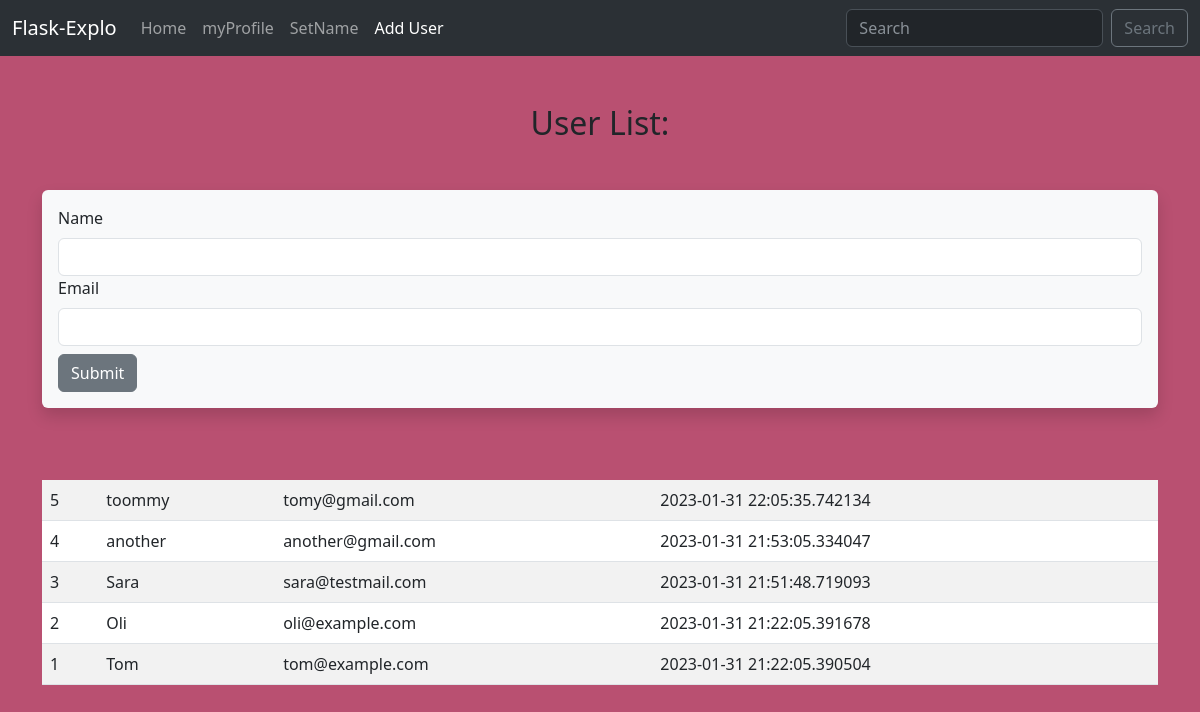
The page /user/add on the database as committed earlier.
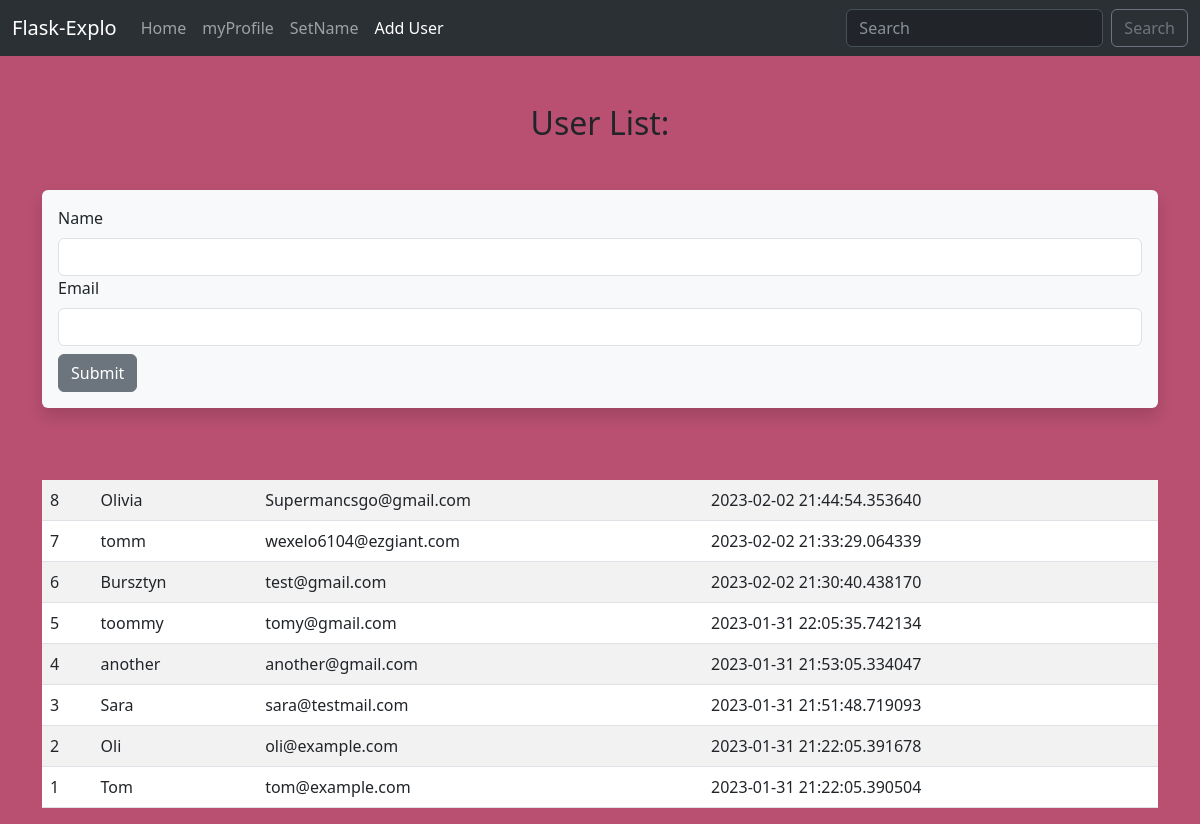
The same page on the database as committed later.
### app.py (models this page shows, shortened)
class User(db.Model):
    __tablename__ = "users"
    id = db.Column(db.Integer, primary_key=True)
    name = db.Column(db.String(50), nullable=False)
    email = db.Column(db.String(50), nullable=False, unique=True)
    date_added = db.Column(db.DateTime, default=datetime.utcnow)

### app.py (the view, shortened to what this page needs)
@app.route("/user/add", methods=["GET", "POST"])
def add_user():
    name = None
    form = UserForm()
    our_users = User.query.order_by(desc(User.date_added))
    return render_template("add_user.html", form=form, name=name, our_users=our_users)

### app.py
class UserForm(FlaskForm):
    name = StringField("Name", validators=[DataRequired()])
    email = StringField("Email", validators=[DataRequired()])
    submit = SubmitField("Submit")

### templates/add_user.html (shortened to what this page needs)
{% extends "base.html" %}
{% block content %}
    {% if name %}
        <h2 class="mt-5 text-center">Hello {{ name|capitalize }}</h2>
        <h3>User Added!</h3>
        <br>
        <table class="table table-hover table-bordered table-striped">
            {% for our_user in our_users %}
            <tr>
                <td>{{ our_user.id }} - {{ our_user.name }} - {{ our_user.email }}</td>
            </tr>
            {% endfor %}
        </table>
    {% else %}
        <h2 class="mb-5 mt-5 text-center">User List:</h2>
        <div class="shadow p-3 mb-5 bg-body-tertiary rounded">
            <form action="" method="POST">
                {{ form.name.label(class="form-label") }}
                {{ form.name(class="form-control") }}
                {{ form.email.label(class="form-label") }}
                {{ form.email(class="form-control") }}
                {{ form.submit(class="btn btn-secondary mt-2") }}
            </form>
        </div>
        <br>
        <table class="table table-hover table-striped">
            {% for our_user in our_users %}
            <tr>
                <td>{{ our_user.id }}</td>
                <td>{{ our_user.name }}</td>
                <td>{{ our_user.email }}</td>
                <td>{{ our_user.date_added }}</td>
            </tr>
            {% endfor %}
        </table>
    {% endif %}
{% endblock %}

Rows that differ between the two databases and show on the page:
added User: id "8", name "Olivia", email "Supermancsgo@gmail.com", date_added "2023-02-02 21:44:54.353640"
added User: id "7", name "tomm", email "wexelo6104@ezgiant.com", date_added "2023-02-02 21:33:29.064339"
added User: id "6", name "Bursztyn", email "test@gmail.com", date_added "2023-02-02 21:30:40.438170"
